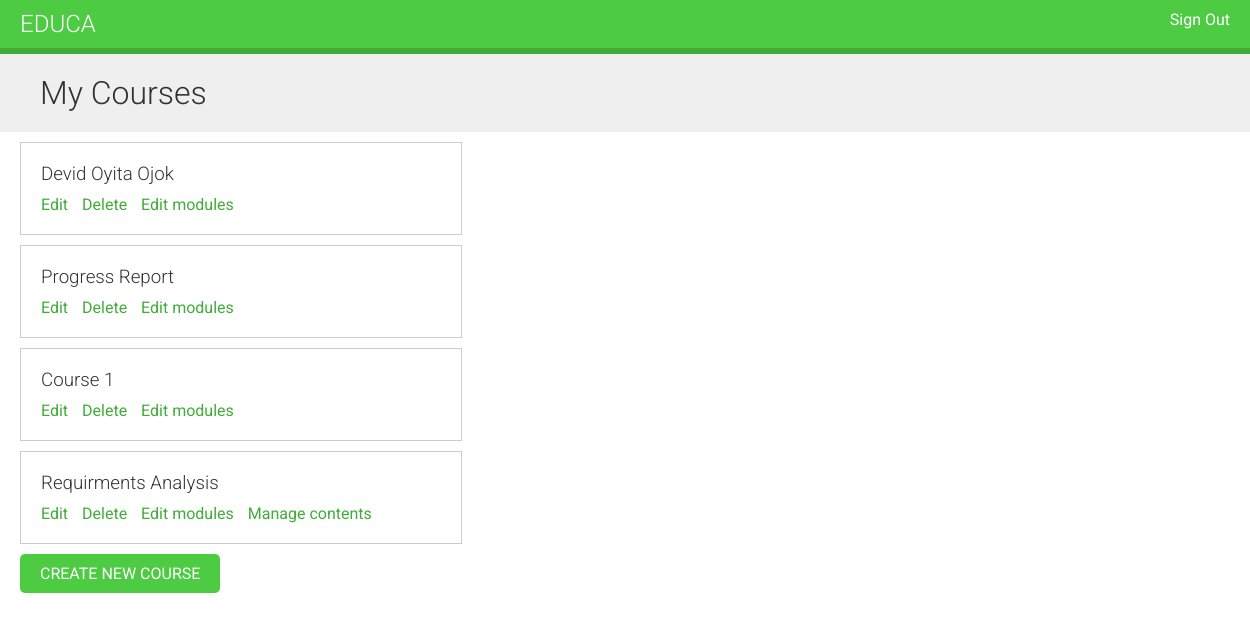
Before: /course/mine/ (signed in) with the older database file.
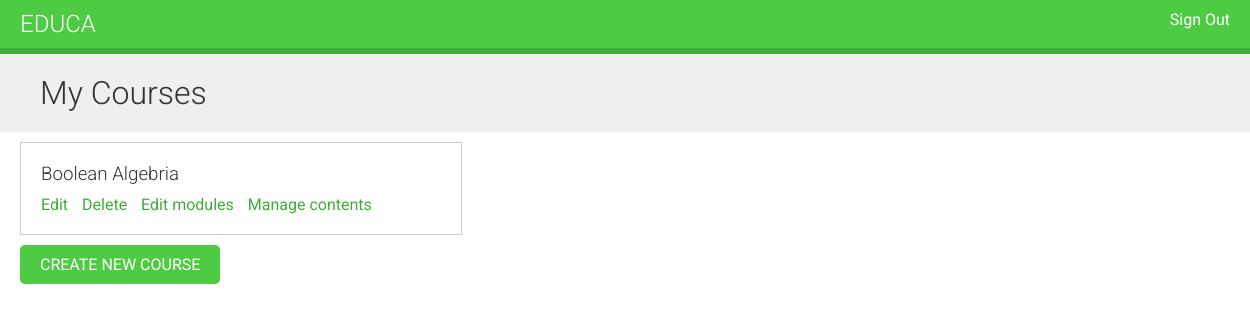
After: the same page with the newer database file.
### courses/models.py (models this page shows, shortened)
class Course(models.Model):
    owner = models.ForeignKey(
        User,
        related_name='courses_created',
        on_delete=models.CASCADE
    )
    subject = models.ForeignKey(
        Subject,
        related_name='courses',
        on_delete=models.CASCADE
    )
    title = models.CharField(
        max_length=200
    )
    slug = models.SlugField(
        max_length=200,
        unique=True
    )
    overview = models.TextField()
    created = models.DateTimeField(auto_now_add=True)
    class Meta:
        ordering = ['-created']

### courses/views.py (the view)
# urls.py: path('mine/', ManageCourseListView.as_view(), name='manage_course_list'),
class ManageCourseListView(OwnerCourseMixin, ListView):
    template_name = 'courses/manage/course/list.html'
    permission_required = 'courses.view_course'

### courses/views.py (called while the page is built)
    def get_queryset(self):
        qs = super().get_queryset()
        return qs.filter(owner=self.request.user)

### courses/templates/courses/manage/course/list.html (shortened to what this page needs)
{% extends "base.html" %}
{% block content %}
    <h1>My Courses</h1>
    <div class="module">
        {% for course in object_list %}
            <div class="course-info">
                <h3>{{ course.title }}</h3>
                <p>
                    <a href="{% url 'course_edit' course.id %}">Edit</a>
                    <a href="{% url 'course_delete' course.id %}">Delete</a>
                    <a href="{% url 'course_module_update' course.id %}">Edit modules</a>
                    {% if course.modules.count > 0 %}
                        <a href="{% url 'module_content_list' course.modules.first.id %}">Manage contents</a>
                    {% endif %}
                </p>
            </div>
        {% empty %}
            <p>You haven't created any courses yet.</p>
        {% endfor %}
        <p>
            <a href="{% url 'course_create' %}" class="button">Create New Course</a>
        </p>
    </div>
{% endblock %}

### courses/templates/base.html (shortened to what this page needs)
{% load static %}
<!DOCTYPE html>
<html lang="en">
<head>
    <link rel="stylesheet" href="{% static 'css/base.css' %}">
</head>
<body>
    <div id="header">
        <a href="/" class="logo">Educa</a>
        <ul class="menu">
            {% if request.user.is_authenticated %}
                <li><a href="{% url 'logout' %}">Sign Out</a></li>
            {% else %}
                <li><a href="{% url 'login' %}">Sign In</a></li>
            {% endif %}
        </ul>
    </div>
    <div id="content">
        {% block content %}
        {% endblock %}
    </div>
</body>
</html>

### courses/static/css/base.css (style rules this page uses)
body { margin:0; font-family:'Roboto', sans-serif; font-weight:400; color:#333; }
a { color:#3fad37; text-decoration:none; }
ul { float:left; }
h1, h2, h3, h4, h5, h6 { font-family:'Roboto', sans-serif; font-weight:300; }
h1 { background:#efefef; width:100%; overflow:auto; padding:20px 0 20px 40px; margin:0; }
.module { padding:10px 20px; float:left; width:600px; }
.module h3 { margin:20px 0 0; padding:0; width:100%; }
.module p { margin:10px 0 20px; width:100%; float:left; }
#header { background:#4dcc43; overflow:auto; padding:10px 20px; border-bottom:6px solid #3fad37; }
#header .logo { text-decoration:none; font-family:'Roboto', sans-serif; font-weight:300; text-transform:uppercase; font-size:24px; color:#fff; float:left; }
#header a { color:#fff; }
#header .menu { list-style:none; float:right; margin:0; padding:0; }
input[type=submit], a.button { border-radius:5px; background:#4dcc43; color:#fff; font-size:16px; text-transform:uppercase; border:none; padding:10px 20px; margin:20px 0; }
.course-info { border:1px solid #ccc; padding:0 20px; margin-bottom:10px; width:400px; overflow:auto; }
.course-info a { margin-right:10px; }

Changed rows visible on the page:
removed Course: title "Devid Oyita Ojok"
removed Course: title "Progress Report"
removed Course: title "Course 1"
removed Course: title "Requirments Analysis", shows "Manage contents"
added Course: title "Boolean Algebria", shows "Manage contents"
